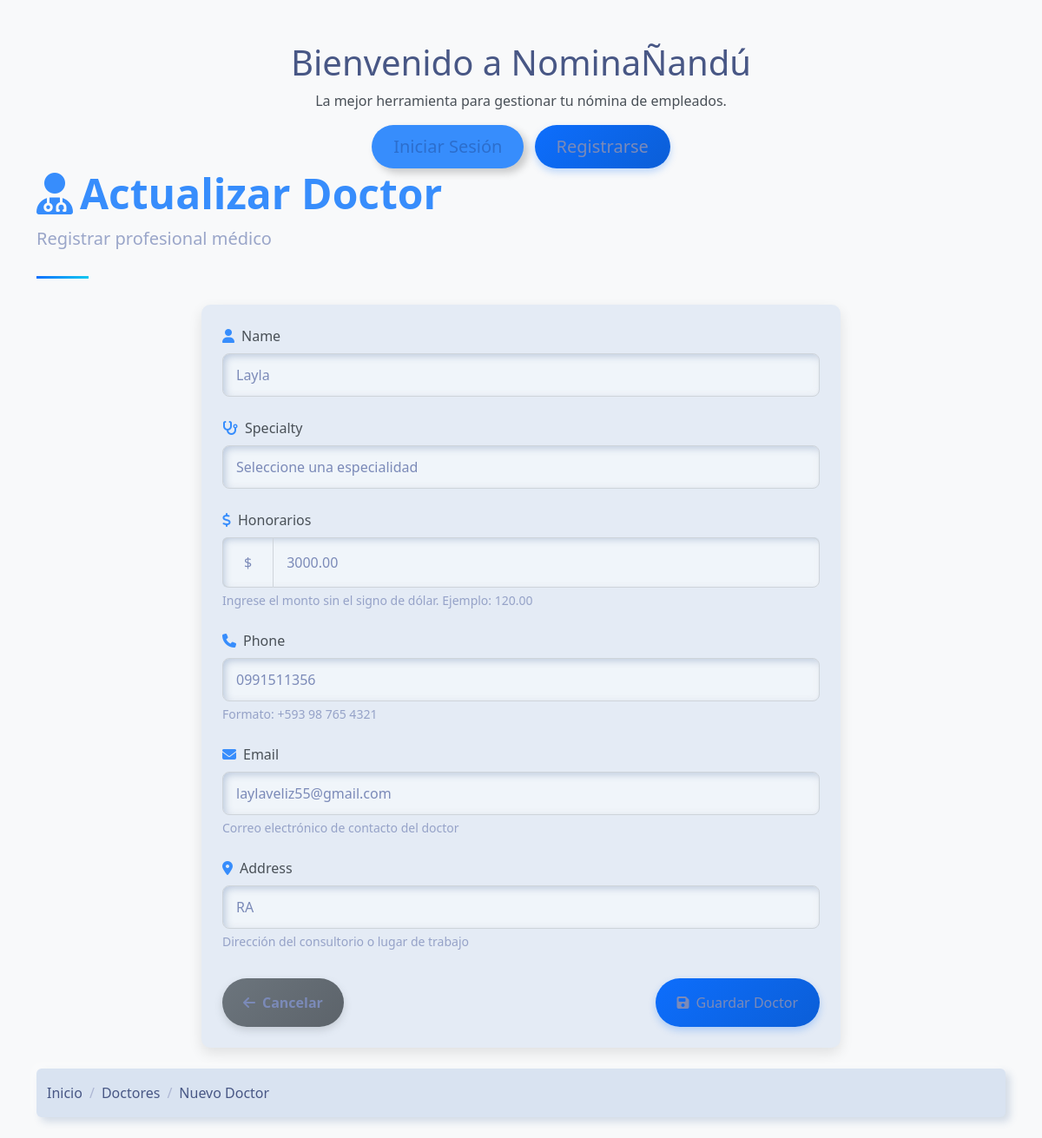
The app's page /clinic/doctor_update/3/ with its own data.
### core/models.py (models this page shows)
class Doctor(models.Model):
    name = models.CharField(max_length=100)
    specialty = models.CharField(max_length=100)
    honorarios = models.DecimalField(max_digits=7, decimal_places=2)
    phone = models.CharField(max_length=15)
    email = models.EmailField()
    address = models.CharField(max_length=255)

### core/views.py (the view, shortened to what this page needs)
# urls.py: path('doctor_update/<int:id>/', doctor_update,name='doctor_update'),
def doctor_update(request,id):
   context={'title':'Actualizar Doctor'}
   doctor = Doctor.objects.get(pk=id)
   if request.method == "GET":
      form = DoctorForm(instance=doctor)# instancia el formulario con los datos del doctor
      context['form'] = form
      return render(request, 'doctor/create.html', context)

### core/forms.py
class DoctorForm(ModelForm):
    SPECIALTY_CHOICES = [
        ('', 'Seleccione una especialidad'),
        ('Medicina General', 'Medicina General'),
        ('Cardiología', 'Cardiología'),
        ('Dermatología', 'Dermatología'),
        ('Neurología', 'Neurología'),
        ('Pediatría', 'Pediatría'),
        ('Ginecología', 'Ginecología'),
        ('Oftalmología', 'Oftalmología'),
        ('Traumatología', 'Traumatología'),
        ('Psiquiatría', 'Psiquiatría'),
        ('Odontología', 'Odontología'),
    ]
    specialty = forms.ChoiceField(
        choices=SPECIALTY_CHOICES,
        widget=forms.Select(attrs={'class': 'form-control'})
    )
    class Meta:
        model = Doctor
        fields = '__all__'
        widgets = {
            'name': TextInput(attrs={'class': 'form-control'}),
            'email': EmailInput(attrs={'class': 'form-control'}),
            'honorarios': NumberInput(attrs={'class': 'form-control'}),
            'phone': TextInput(attrs={'class': 'form-control'}),
            'address': TextInput(attrs={'class': 'form-control'}),
        }

### template/doctor/create.html (shortened to what this page needs)
{% extends "home.html" %}
{% block content %}
<div class="container">
    <header class="page-header">
        <h1 class="display-5 fw-bold text-primary">
            <i class="fas fa-user-md me-2"></i>{{ title }}
        </h1>
        <p class="lead text-muted">Registrar profesional médico</p>
    </header>
    <div class="row">
        <div class="col-md-8 mx-auto">
            <div class="card mb-4">
                <div class="card-body p-4">
                    <form method="post">
                        <div class="mb-4">
                            <label for="{{ form.name.id_for_label }}" class="form-label">
                                <i class="fas fa-user text-primary me-2"></i>{{ form.name.label }}
                            </label>
                            {{ form.name }}
                        </div>
                        <div class="mb-4">
                            <label for="{{ form.specialty.id_for_label }}" class="form-label">
                                <i class="fas fa-stethoscope text-primary me-2"></i>{{ form.specialty.label }}
                            </label>
                            {{ form.specialty }}
                        </div>
                        <div class="mb-4">
                            <label for="{{ form.honararios.id_for_label }}" class="form-label">
                                <i class="fas fa-dollar-sign text-primary me-2"></i>{{ form.honorarios.label }}
                            </label>
                            <div class="input-group">
                                <span class="input-group-text">$</span>
                                {{ form.honorarios }}
                            </div>
                            <div class="form-text text-muted" id="honorariosHelp">
                                Ingrese el monto sin el signo de dólar. Ejemplo: 120.00
                            </div>
                        </div>
                        <div class="mb-4">
                            <label for="{{ form.phone.id_for_label }}" class="form-label">
                                <i class="fas fa-phone text-primary me-2"></i>{{ form.phone.label }}
                            </label>
                            {{ form.phone }}
                            <div class="form-text text-muted" id="phoneHelp">
                                Formato: +593 98 765 4321
                            </div>
                        </div>
                        <div class="mb-4">
                            <label for="{{ form.email.id_for_label }}" class="form-label">
                                <i class="fas fa-envelope text-primary me-2"></i>{{ form.email.label }}
                            </label>
                            {{ form.email }}
                            <div class="form-text text-muted" id="emailHelp">
                                Correo electrónico de contacto del doctor
                            </div>
                        </div>
                        <div class="mb-4">
                            <label for="{{ form.address.id_for_label }}" class="form-label">
                                <i class="fas fa-map-marker-alt text-primary me-2"></i>{{ form.address.label }}
                            </label>
                            {{ form.address }}
                            <div class="form-text text-muted" id="addressHelp">
                                Dirección del consultorio o lugar de trabajo
                            </div>
                        </div>
                        <div class="d-flex justify-content-between mt-4 pt-2">
                            <a href="{% url 'core:doctor_list' %}" class="btn btn-secondary">
                                <i class="fas fa-arrow-left me-2"></i>Cancelar
                            </a>
                            <button type="submit" class="btn btn-primary">
                                <i class="fas fa-save me-2"></i>Guardar Doctor
                            </button>
                        </div>
                    </form>
                </div>
            </div>
        </div>
    </div>
    <nav aria-label="breadcrumb" class="mb-4">
        <ol class="breadcrumb">
            <li class="breadcrumb-item"><a href="{% url 'home' %}" class="text-decoration-none">Inicio</a></li>
            <li class="breadcrumb-item"><a href="{% url 'core:doctor_list' %}" class="text-decoration-none">Doctores</a></li>
            <li class="breadcrumb-item active" aria-current="page">Nuevo Doctor</li>
        </ol>
    </nav>
</div>
{% endblock %}

### template/home.html (style rules this page uses)
:root { --primary-color: #2c6ecd; --secondary-color: #19b3b3; --accent-color: #f8f9fa; --dark-color: #212529; --text-color: #495057; }
body { font-family: 'Poppins', sans-serif; color: var(--text-color); overflow-x: hidden; }
.btn-primary { background-color: var(--primary-color); border-color: var(--primary-color); padding: 10px 25px; border-radius: 50px; font-weight: 500; transition: all 0.3s ease; }

### template/doctor/create.html (style rules this page uses)
body { background-color: #f8f9fa; font-family: 'Segoe UI', Tahoma, Geneva, Verdana, sans-serif; }
.card { border-radius: 10px; box-shadow: 0 6px 15px rgba(0,0,0,0.1); transition: transform 0.3s, box-shadow 0.3s; }
.btn-primary { background: linear-gradient(135deg, #0d6efd, #0b5ed7); border: none; box-shadow: 0 4px 8px rgba(13, 110, 253, 0.25); transition: all 0.3s; }
.btn-secondary { background: linear-gradient(135deg, #6c757d, #5c636a); border: none; box-shadow: 0 4px 8px rgba(108, 117, 125, 0.25); transition: all 0.3s; }
.page-header { position: relative; margin-bottom: 30px; padding-bottom: 15px; }
.page-header:after { content: ''; position: absolute; bottom: 0; left: 0; width: 60px; height: 3px; background: linear-gradient(135deg, #0d6efd, #0dcaf0); }
.form-control, .form-select { border-radius: 8px; padding: 12px 15px; border: 1px solid #ced4da; transition: all 0.3s; }
.form-label { font-weight: 500; margin-bottom: 0.5rem; color: #495057; }
.input-group-text { background: linear-gradient(135deg, #f8f9fa, #e9ecef); border-radius: 8px 0 0 8px; border: 1px solid #ced4da; border-right: none; }

### records on screen
Doctor: name "Layla", specialty "Seleccione una especialidad", honorarios "3000.00", phone "0991511356", email "laylaveliz55@gmail.com", address "RA"

### other values on screen
{{ title }} "Actualizar Doctor"
